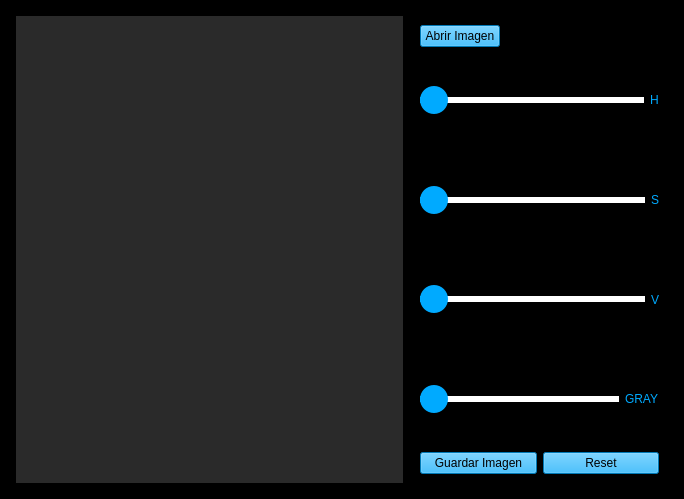
<?xml version="1.0" encoding="UTF-8"?>
<ui version="4.0">
 <class>MainWindow</class>
 <widget class="QMainWindow" name="MainWindow">
  <property name="geometry">
   <rect>
    <x>0</x>
    <y>0</y>
    <width>684</width>
    <height>499</height>
   </rect>
  </property>
  <property name="windowTitle">
   <string>Aplicacion con OpenCV</string>
  </property>
  <property name="windowIcon">
   <iconset>
    <normaloff>logo.png</normaloff>logo.png</iconset>
  </property>
  <property name="styleSheet">
   <string notr="true">background-color: rgb(0, 0, 0);</string>
  </property>
  <widget class="QWidget" name="centralwidget">
   <layout class="QVBoxLayout" name="verticalLayout">
    <property name="spacing">
     <number>5</number>
    </property>
    <property name="leftMargin">
     <number>5</number>
    </property>
    <property name="topMargin">
     <number>5</number>
    </property>
    <property name="rightMargin">
     <number>5</number>
    </property>
    <property name="bottomMargin">
     <number>5</number>
    </property>
    <item>
     <widget class="QFrame" name="frame">
      <property name="frameShape">
       <enum>QFrame::StyledPanel</enum>
      </property>
      <property name="frameShadow">
       <enum>QFrame::Raised</enum>
      </property>
      <layout class="QHBoxLayout" name="horizontalLayout" stretch="3,2">
       <item>
        <widget class="QFrame" name="frame_2">
         <property name="frameShape">
          <enum>QFrame::StyledPanel</enum>
         </property>
         <property name="frameShadow">
          <enum>QFrame::Raised</enum>
         </property>
         <layout class="QVBoxLayout" name="verticalLayout_2">
          <property name="spacing">
           <number>0</number>
          </property>
          <property name="leftMargin">
           <number>0</number>
          </property>
          <property name="topMargin">
           <number>0</number>
          </property>
          <property name="rightMargin">
           <number>0</number>
          </property>
          <property name="bottomMargin">
           <number>0</number>
          </property>
          <item>
           <widget class="QLabel" name="label_image">
            <property name="styleSheet">
             <string notr="true">background-color: rgb(42, 42, 42);</string>
            </property>
            <property name="text">
             <string/>
            </property>
           </widget>
          </item>
         </layout>
        </widget>
       </item>
       <item>
        <widget class="QFrame" name="frame_3">
         <property name="styleSheet">
          <string notr="true">QSlider::groove:horizontal {
    border: 1px solid #00aaff;
    height: 4px; 
    background: #00aaff; 
   }

QSlider::handle:horizontal {
    background: rgb(0, 170, 255);
    width: 28px;
	height:28px;
	left: 11px;
	right: 11px;
	margin: -12px; 
	border-radius:14px;
   }

QSlider::add-page:horizontal{
	background-color:white;
	border: 1px solid white;
	}

QLabel{
	color: rgb(0, 170, 255);
	font: 75 11pt &quot;MS Shell Dlg 2&quot;;
	}</string>
         </property>
         <property name="frameShape">
          <enum>QFrame::StyledPanel</enum>
         </property>
         <property name="frameShadow">
          <enum>QFrame::Raised</enum>
         </property>
         <layout class="QVBoxLayout" name="verticalLayout_3">
          <item>
           <layout class="QHBoxLayout" name="horizontalLayout_7">
            <item>
             <widget class="QPushButton" name="open_image">
              <property name="styleSheet">
               <string notr="true">background-color: rgb(0, 170, 255);
font: 87 12pt &quot;Arial Black&quot;;

</string>
              </property>
              <property name="text">
               <string>Abrir Imagen</string>
              </property>
             </widget>
            </item>
            <item>
             <spacer name="horizontalSpacer">
              <property name="orientation">
               <enum>Qt::Horizontal</enum>
              </property>
              <property name="sizeHint" stdset="0">
               <size>
                <width>40</width>
                <height>20</height>
               </size>
              </property>
             </spacer>
            </item>
           </layout>
          </item>
          <item>
           <layout class="QHBoxLayout" name="horizontalLayout_6">
            <item>
             <widget class="QSlider" name="slider_one">
              <property name="minimumSize">
               <size>
                <width>0</width>
                <height>30</height>
               </size>
              </property>
              <property name="maximum">
               <number>180</number>
              </property>
              <property name="orientation">
               <enum>Qt::Horizontal</enum>
              </property>
             </widget>
            </item>
            <item>
             <widget class="QLabel" name="label">
              <property name="text">
               <string>H</string>
              </property>
             </widget>
            </item>
           </layout>
          </item>
          <item>
           <layout class="QHBoxLayout" name="horizontalLayout_5">
            <item>
             <widget class="QSlider" name="slider_two">
              <property name="minimumSize">
               <size>
                <width>0</width>
                <height>30</height>
               </size>
              </property>
              <property name="maximum">
               <number>255</number>
              </property>
              <property name="orientation">
               <enum>Qt::Horizontal</enum>
              </property>
             </widget>
            </item>
            <item>
             <widget class="QLabel" name="label_2">
              <property name="text">
               <string>S</string>
              </property>
             </widget>
            </item>
           </layout>
          </item>
          <item>
           <layout class="QHBoxLayout" name="horizontalLayout_4">
            <item>
             <widget class="QSlider" name="slider_three">
              <property name="minimumSize">
               <size>
                <width>0</width>
                <height>30</height>
               </size>
              </property>
              <property name="maximum">
               <number>255</number>
              </property>
              <property name="orientation">
               <enum>Qt::Horizontal</enum>
              </property>
             </widget>
            </item>
            <item>
             <widget class="QLabel" name="label_3">
              <property name="text">
               <string>V</string>
              </property>
             </widget>
            </item>
           </layout>
          </item>
          <item>
           <layout class="QHBoxLayout" name="horizontalLayout_3">
            <item>
             <widget class="QSlider" name="slider_four">
              <property name="minimumSize">
               <size>
                <width>0</width>
                <height>30</height>
               </size>
              </property>
              <property name="maximum">
               <number>255</number>
              </property>
              <property name="orientation">
               <enum>Qt::Horizontal</enum>
              </property>
             </widget>
            </item>
            <item>
             <widget class="QLabel" name="label_4">
              <property name="text">
               <string>GRAY</string>
              </property>
             </widget>
            </item>
           </layout>
          </item>
          <item>
           <layout class="QHBoxLayout" name="horizontalLayout_2">
            <item>
             <widget class="QPushButton" name="save_image">
              <property name="styleSheet">
               <string notr="true">background-color: rgb(0, 170, 255);
font: 87 12pt &quot;Arial Black&quot;;

</string>
              </property>
              <property name="text">
               <string>Guardar Imagen</string>
              </property>
             </widget>
            </item>
            <item>
             <widget class="QPushButton" name="reset_edit">
              <property name="styleSheet">
               <string notr="true">background-color: rgb(0, 170, 255);
font: 87 12pt &quot;Arial Black&quot;;

</string>
              </property>
              <property name="text">
               <string>Reset</string>
              </property>
             </widget>
            </item>
           </layout>
          </item>
         </layout>
        </widget>
       </item>
      </layout>
     </widget>
    </item>
   </layout>
  </widget>
 </widget>
 <resources/>
 <connections/>
</ui>
